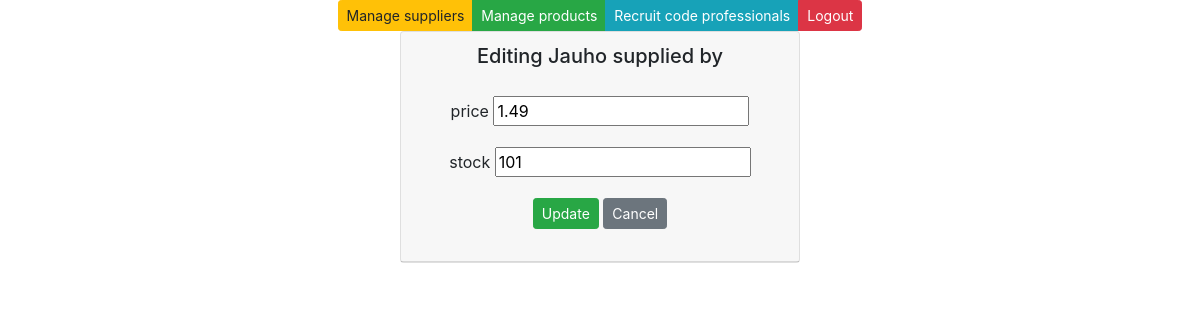
Screenshot of /edit-product-get/1/ with the database file from the repository.
### app/models.py (models this page shows)
class Product(models.Model):
    productname = models.CharField(max_length = 20, default = "laku")
    packagesize = models.CharField(max_length = 20, default = 3)
    unitprice = models.DecimalField(max_digits=8, decimal_places=2, default=1.00)
    unitsinstock = models.IntegerField(default = 3)
    supplier = models.ForeignKey(Supplier, on_delete=models.CASCADE)
    class Meta:
        ordering = ['productname']

### app/views.py (the view)
# urls.py: path('edit-product-get/<int:id>/', edit_product_get),
def edit_product_get(request, id):
    product = Product.objects.filter(id = id)
    context = {'product': product}
    return render (request,"edit_product.html",context)

### app/templates/edit_product.html (shortened to what this page needs)
{% extends 'index.html' %}
{% block content %}
{% for p in product %}
<div class="card" style="width: 25rem;">
    <div class="card-header">
        <h5>Editing {{p.productname}} supplied by {{p.companyname}}</h5>
        <div class="card-body">
            <form method="post" action="/edit-product-post/{{p.id}}/">
                <div class="form-group">
                    <label>price</label>
                    <input type="text" name="unitprice" value={{p.unitprice}}>
                </div>
                <div class="form-group">
                    <label>stock</label>
                    <input type="text" name="unitsinstock" value={{p.unitsinstock}}>
                </div>
                <input type="submit" value="Update" class="btn btn-success btn-sm">
                <input type="button" onclick="window.location.href='/products'" id="hide-btn"
                    class="btn btn-secondary btn-sm" value="Cancel">
            </form>
        </div>
    </div>
</div>
{%endfor%}
{% endblock %}

### rows the page displays
Product: productname "Jauho", unitprice "1.49", unitsinstock "101"
